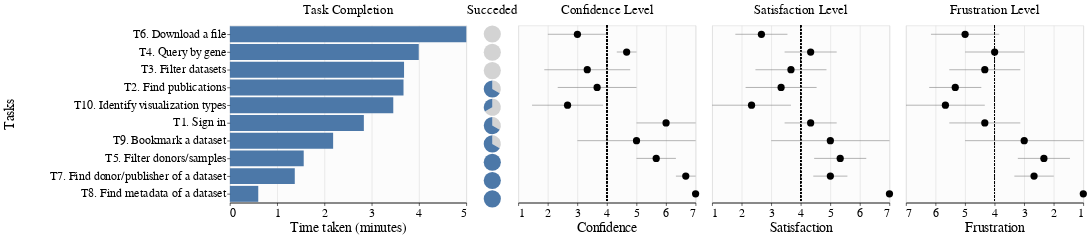

Notebook source saved alongside this figure:
### Code cell
plot = alt.hconcat(plot_result, pie, plot_likert, spacing=0).resolve_scale(y='shared').properties(
    # title={
    #     'text': 'User Testing Results of HuBMAP Data Portal',
    #     'subtitle': 'Data as of Jul 24, 2024',
    #     "dy": -10,
    #     'fontSize': 30
    # },
)
# plot.save(f'../data/{TIME_STAMP_FOLDER_NAME}/figures/manual-test-results.png', scale_factor=8)

"""
Save for the manuscript figures and website plots
"""
NAME = 'manual-test-results'
plot.save(f'../data/{TIME_STAMP_FOLDER_NAME}/figures/{NAME}.png', scale_factor=8)
plot.save(f'../data/{TIME_STAMP_FOLDER_NAME}/website/{NAME}.json')

plot

### Figure 1 — Vega-Lite specification as saved in the notebook (floating-point values rounded to 4 significant figures)
{"config": {"title": {"dy": 1, "fontSize": 22, "fontWeight": 400, "align": "center", "anchor": "middle", "subtitleColor": "grey", "subtitleFontSize": 22}, "view": {"fill": "#FCFCFC"}, "header": {"titleFontSize": 23, "labelFontSize": 23, "labelFontWeight": 400}, "axis": {"titleFontSize": 23, "titleFontWeight": 400, "labelFontSize": 20, "labelFontWeight": 400, "labelLimit": 1000, "domainWidth": 1.5, "domainColor": "black", "tickColor": "black", "domain": false}, "axisX": {"domain": true}, "legend": {"titleFontSize": 23, "titleFontWeight": 400, "labelFontSize": 23, "labelLimit": 1000, "strokeColor": "#F4F6F7", "padding": 15}}, "hconcat": [{"data": {"name": "data-55f9fbfce6b206ab2add17373c3725c8"}, "mark": {"type": "bar"}, "encoding": {"x": {"aggregate": "mean", "axis": {"format": ".0f", "tickCount": 5}, "field": "MINUTES", "scale": {"domain": [0, 5], "clamp": true}, "title": "Time taken (minutes)", "type": "quantitative"}, "y": {"axis": {"titleX": -360, "zindex": 1}, "field": "TASK", "sort": ["T6. Download a file", "T4. Query by gene", "T3. Filter datasets", "T2. Find publications", "T10. Identify visualization types", "T1. Sign in", "T9. Bookmark a dataset", "T5. Filter donors/samples", "T7. Find donor/publisher of a dataset", "T8. Find metadata of a dataset"], "title": "Tasks", "type": "nominal"}}, "height": 300, "title": {"text": "Task Completion", "dy": -10}, "width": 400}, {"data": {"name": "data-33473215443d6ddf6e9b5286d3e3fdb6"}, "mark": {"type": "arc"}, "encoding": {"color": {"field": "SUCCESS", "legend": null, "scale": {"domain": ["Succeeded in 5 mins", "Failed in 5 mins"], "range": ["#4C78A8", "lightgrey"]}, "title": "Task completion", "type": "nominal"}, "row": {"field": "TASK", "header": null, "sort": ["T6. Download a file", "T4. Query by gene", "T3. Filter datasets", "T2. Find publications", "T10. Identify visualization types", "T1. Sign in", "T9. Bookmark a dataset", "T5. Filter donors/samples", "T7. Find donor/publisher of a dataset", "T8. Find metadata of a dataset"], "spacing": 2, "title": "Tasks", "type": "nominal"}, "theta": {"field": "IS_SUCCESS", "stack": true, "title": "", "type": "quantitative"}}, "height": 29, "title": {"text": "Succeded", "dy": -10}, "width": 40}, {"hconcat": [{"layer": [{"mark": {"type": "rule", "color": "black", "strokeDash": [3, 3]}, "encoding": {"x": {"field": "baseline", "scale": {"domain": [1, 7]}, "type": "quantitative"}}}, {"mark": {"type": "errorbar"}, "encoding": {"color": {"value": "grey"}, "x": {"field": "CONFIDENCE", "scale": {"zero": false}, "title": ["Confidence"], "type": "quantitative"}, "y": {"axis": null, "field": "TASK", "sort": ["T6. Download a file", "T4. Query by gene", "T3. Filter datasets", "T2. Find publications", "T10. Identify visualization types", "T1. Sign in", "T9. Bookmark a dataset", "T5. Filter donors/samples", "T7. Find donor/publisher of a dataset", "T8. Find metadata of a dataset"], "title": "Tasks", "type": "nominal"}}, "title": {"text": "Confidence Level", "dy": -10}}, {"mark": {"type": "point", "color": "black", "filled": true, "opacity": 1, "size": 150}, "encoding": {"x": {"aggregate": "mean", "axis": {"tickCount": 5}, "field": "CONFIDENCE", "scale": {"domain": [1, 7]}, "title": ["Confidence"], "type": "quantitative"}, "y": {"axis": null, "field": "TASK", "sort": ["T6. Download a file", "T4. Query by gene", "T3. Filter datasets", "T2. Find publications", "T10. Identify visualization types", "T1. Sign in", "T9. Bookmark a dataset", "T5. Filter donors/samples", "T7. Find donor/publisher of a dataset", "T8. Find metadata of a dataset"], "title": "Tasks", "type": "nominal"}}, "title": {"text": "Confidence Level", "dy": -10}}], "height": 300, "width": 300}, {"layer": [{"mark": {"type": "rule", "color": "black", "strokeDash": [3, 3]}, "encoding": {"x": {"field": "baseline", "scale": {"domain": [1, 7]}, "type": "quantitative"}}}, {"mark": {"type": "errorbar"}, "encoding": {"color": {"value": "grey"}, "x": {"field": "SATISFACTION", "scale": {"zero": false}, "title": ["Satisfaction"], "type": "quantitative"}, "y": {"axis": null, "field": "TASK", "sort": ["T6. Download a file", "T4. Query by gene", "T3. Filter datasets", "T2. Find publications", "T10. Identify visualization types", "T1. Sign in", "T9. Bookmark a dataset", "T5. Filter donors/samples", "T7. Find donor/publisher of a dataset", "T8. Find metadata of a dataset"], "title": "Tasks", "type": "nominal"}}, "title": {"text": "Satisfaction Level", "dy": -10}}, {"mark": {"type": "point", "color": "black", "filled": true, "opacity": 1, "size": 150}, "encoding": {"x": {"aggregate": "mean", "axis": {"tickCount": 5}, "field": "SATISFACTION", "scale": {"domain": [1, 7]}, "title": ["Satisfaction"], "type": "quantitative"}, "y": {"axis": null, "field": "TASK", "sort": ["T6. Download a file", "T4. Query by gene", "T3. Filter datasets", "T2. Find publications", "T10. Identify visualization types", "T1. Sign in", "T9. Bookmark a dataset", "T5. Filter donors/samples", "T7. Find donor/publisher of a dataset", "T8. Find metadata of a dataset"], "title": "Tasks", "type": "nominal"}}, "title": {"text": "Satisfaction Level", "dy": -10}}], "height": 300, "width": 300}, {"layer": [{"mark": {"type": "rule", "color": "black", "strokeDash": [3, 3]}, "encoding": {"x": {"field": "baseline", "scale": {"domain": [7, 1]}, "type": "quantitative"}}}, {"mark": {"type": "errorbar"}, "encoding": {"color": {"value": "grey"}, "x": {"field": "FRUSTRATION", "scale": {"zero": false}, "title": ["Frustration"], "type": "quantitative"}, "y": {"axis": null, "field": "TASK", "sort": ["T6. Download a file", "T4. Query by gene", "T3. Filter datasets", "T2. Find publications", "T10. Identify visualization types", "T1. Sign in", "T9. Bookmark a dataset", "T5. Filter donors/samples", "T7. Find donor/publisher of a dataset", "T8. Find metadata of a dataset"], "title": "Tasks", "type": "nominal"}}, "title": {"text": "Frustration Level", "dy": -10}}, {"mark": {"type": "point", "color": "black", "filled": true, "opacity": 1, "size": 150}, "encoding": {"x": {"aggregate": "mean", "axis": {"tickCount": 5}, "field": "FRUSTRATION", "scale": {"domain": [7, 1]}, "title": ["Frustration"], "type": "quantitative"}, "y": {"axis": null, "field": "TASK", "sort": ["T6. Download a file", "T4. Query by gene", "T3. Filter datasets", "T2. Find publications", "T10. Identify visualization types", "T1. Sign in", "T9. Bookmark a dataset", "T5. Filter donors/samples", "T7. Find donor/publisher of a dataset", "T8. Find metadata of a dataset"], "title": "Tasks", "type": "nominal"}}, "title": {"text": "Frustration Level", "dy": -10}}], "height": 300, "width": 300}], "data": {"name": "data-55f9fbfce6b206ab2add17373c3725c8"}, "resolve": {"scale": {"y": "shared"}}}], "resolve": {"scale": {"y": "shared"}}, "spacing": 0, "$schema": "https://vega.github.io/schema/vega-lite/v5.17.0.json", "datasets": {"data-55f9fbfce6b206ab2add17373c3725c8": [{"DATA_PORTAL": "HuBMAP", "TASK_ID": 1, "TASK_SHORT_DESC": "Sign in", "TASK_LONG_DESC": "Sign in to the HuBMAP data portal", "SUCCESS": "Failed in 5 mins", "SECONDS": 300, "CONFIDENCE": 4, "SATISFACTION": 4, "FRUSTRATION": 5, "TASK": "T1. Sign in", "MINUTES": 5.0, "IS_SUCCESS": "Fail", "baseline": 4}, {"DATA_PORTAL": "HuBMAP", "TASK_ID": 2, "TASK_SHORT_DESC": "Find publications", "TASK_LONG_DESC": "Find a list of publications that used HuBMAP data. How many peer-reviewed papers are there?", "SUCCESS": "Succeeded in 5 mins", "SECONDS": 106, "CONFIDENCE": 5, "SATISFACTION": 5, "FRUSTRATION": 4, "TASK": "T2. Find publications", "MINUTES": 1.767, "IS_SUCCESS": "Success", "baseline": 4}, {"DATA_PORTAL": "HuBMAP", "TASK_ID": 3, "TASK_SHORT_DESC": "Filter datasets", "TASK_LONG_DESC": "Find kidney datasets for donors over the age of 65", "SUCCESS": "Failed in 5 mins", "SECONDS": 300, "CONFIDENCE": 3, "SATISFACTION": 3, "FRUSTRATION": 5, "TASK": "T3. Filter datasets", "MINUTES": 5.0, "IS_SUCCESS": "Fail", "baseline": 4}, {"DATA_PORTAL": "HuBMAP", "TASK_ID": 4, "TASK_SHORT_DESC": "Query by gene", "TASK_LONG_DESC": "Query data for a gene name CTPS1. Use parameters of Gene Expression (RNA), Minimum Expression Level of 10, and Minimum Cell Percentage of 2. What is the HuBMAP ID of the first data appearing in the result?", "SUCCESS": "Failed in 5 mins", "SECONDS": 300, "CONFIDENCE": 4, "SATISFACTION": 4, "FRUSTRATION": 5, "TASK": "T4. Query by gene", "MINUTES": 5.0, "IS_SUCCESS": "Fail", "baseline": 4}, {"DATA_PORTAL": "HuBMAP", "TASK_ID": 5, "TASK_SHORT_DESC": "Filter donors/samples", "TASK_LONG_DESC": "Find male donors that are between 35-65 years with a BMI (Body Mass Index) above 18", "SUCCESS": "Succeeded in 5 mins", "SECONDS": 74, "CONFIDENCE": 5, "SATISFACTION": 5, "FRUSTRATION": 2, "TASK": "T5. Filter donors/samples", "MINUTES": 1.233, "IS_SUCCESS": "Success", "baseline": 4}, {"DATA_PORTAL": "HuBMAP", "TASK_ID": 6, "TASK_SHORT_DESC": "Download a file", "TASK_LONG_DESC": "For a given dataset, download a file for a dataset", "SUCCESS": "Failed in 5 mins", "SECONDS": 300, "CONFIDENCE": 4, "SATISFACTION": 4, "FRUSTRATION": 3, "TASK": "T6. Download a file", "MINUTES": 5.0, "IS_SUCCESS": "Fail", "baseline": 4}, {"DATA_PORTAL": "HuBMAP", "TASK_ID": 7, "TASK_SHORT_DESC": "Find donor/publisher of a dataset", "TASK_LONG_DESC": "For a given dataset, go to a donor page to find donor metadata", "SUCCESS": "Succeeded in 5 mins", "SECONDS": 131, "CONFIDENCE": 6, "SATISFACTION": 5, "FRUSTRATION": 2, "TASK": "T7. Find donor/publisher of a dataset", "MINUTES": 2.183, "IS_SUCCESS": "Success", "baseline": 4}, {"DATA_PORTAL": "HuBMAP", "TASK_ID": 8, "TASK_SHORT_DESC": "Find metadata of a dataset", "TASK_LONG_DESC": "For a given dataset, find contributors of the dataset", "SUCCESS": "Succeeded in 5 mins", "SECONDS": 20, "CONFIDENCE": 7, "SATISFACTION": 7, "FRUSTRATION": 1, "TASK": "T8. Find metadata of a dataset", "MINUTES": 0.3333, "IS_SUCCESS": "Success", "baseline": 4}, {"DATA_PORTAL": "HuBMAP", "TASK_ID": 9, "TASK_SHORT_DESC": "Bookmark a dataset", "TASK_LONG_DESC": "For a given dataset, save or bookmark the data on the page and see that in the account.", "SUCCESS": "Succeeded in 5 mins", "SECONDS": 64, "CONFIDENCE": 7, "SATISFACTION": 7, "FRUSTRATION": 1, "TASK": "T9. Bookmark a dataset", "MINUTES": 1.067, "IS_SUCCESS": "Success", "baseline": 4}, {"DATA_PORTAL": "HuBMAP", "TASK_ID": 10, "TASK_SHORT_DESC": "Identify visualization types", "TASK_LONG_DESC": "Find a visualization in a dataset page. Identify what kinds of visualization there are.", "SUCCESS": "Succeeded in 5 mins", "SECONDS": 22, "CONFIDENCE": 5, "SATISFACTION": 5, "FRUSTRATION": 3, "TASK": "T10. Identify visualization types", "MINUTES": 0.3667, "IS_SUCCESS": "Success", "baseline": 4}, {"DATA_PORTAL": "ENCODE", "TASK_ID": 1, "TASK_SHORT_DESC": "Sign in", "TASK_LONG_DESC": "Sign in to the data portal", "SUCCESS": "Succeeded in 5 mins", "SECONDS": 152, "CONFIDENCE": 7, "SATISFACTION": 3, "FRUSTRATION": 6, "TASK": "T1. Sign in", "MINUTES": 2.533, "IS_SUCCESS": "Success", "baseline": 4}, {"DATA_PORTAL": "ENCODE", "TASK_ID": 2, "TASK_SHORT_DESC": "Find publications", "TASK_LONG_DESC": "Find a list of publications of the ENCODE project. Can you find the title of the first publication?", "SUCCESS": "Succeeded in 5 mins", "SECONDS": 255, "CONFIDENCE": 5, "SATISFACTION": 4, "FRUSTRATION": 5, "TASK": "T2. Find publications", "MINUTES": 4.25, "IS_SUCCESS": "Success", "baseline": 4}, {"DATA_PORTAL": "ENCODE", "TASK_ID": 3, "TASK_SHORT_DESC": "Filter datasets", "TASK_LONG_DESC": "Find kidney datasets for donors who are male", "SUCCESS": "Failed in 5 mins", "SECONDS": 300, "CONFIDENCE": 1, "SATISFACTION": 2, "FRUSTRATION": 6, "TASK": "T3. Filter datasets", "MINUTES": 5.0, "IS_SUCCESS": "Fail", "baseline": 4}, {"DATA_PORTAL": "ENCODE", "TASK_ID": 4, "TASK_SHORT_DESC": "Query by gene", "TASK_LONG_DESC": "Search by region (gene name: CTCF) for mouse genomes (Mus Musculus). ", "SUCCESS": "Failed in 5 mins", "SECONDS": 300, "CONFIDENCE": 5, "SATISFACTION": 3, "FRUSTRATION": 5, "TASK": "T4. Query by gene", "MINUTES": 5.0, "IS_SUCCESS": "Fail", "baseline": 4}, {"DATA_PORTAL": "ENCODE", "TASK_ID": 5, "TASK_SHORT_DESC": "Filter donors/samples", "TASK_LONG_DESC": "Find a page for single cell experiments, and find kidney datasets. How many datasets are there?", "SUCCESS": "Succeeded in 5 mins", "SECONDS": 167, "CONFIDENCE": 5, "SATISFACTION": 4, "FRUSTRATION": 4, "TASK": "T5. Filter donors/samples", "MINUTES": 2.783, "IS_SUCCESS": "Success", "baseline": 4}, {"DATA_PORTAL": "ENCODE", "TASK_ID": 6, "TASK_SHORT_DESC": "Download a file", "TASK_LONG_DESC": "For a given dataset, download a file with a file extension of BEDPE.", "SUCCESS": "Failed in 5 mins", "SECONDS": 300, "CONFIDENCE": 4, "SATISFACTION": 3, "FRUSTRATION": 5, "TASK": "T6. Download a file", "MINUTES": 5.0, "IS_SUCCESS": "Fail", "baseline": 4}, {"DATA_PORTAL": "ENCODE", "TASK_ID": 7, "TASK_SHORT_DESC": "Find donor/publisher of a dataset", "TASK_LONG_DESC": "For a given dataset, go to an award page to find award metadata. Can you identify who is the primary investigator?", "SUCCESS": "Succeeded in 5 mins", "SECONDS": 46, "CONFIDENCE": 7, "SATISFACTION": 6, "FRUSTRATION": 2, "TASK": "T7. Find donor/publisher of a dataset", "MINUTES": 0.7667, "IS_SUCCESS": "Success", "baseline": 4}, {"DATA_PORTAL": "ENCODE", "TASK_ID": 8, "TASK_SHORT_DESC": "Find metadata of a dataset", "TASK_LONG_DESC": "For a given dataset, find the Biosample Type of the dataset", "SUCCESS": "Succeeded in 5 mins", "SECONDS": 31, "CONFIDENCE": 7, "SATISFACTION": 7, "FRUSTRATION": 1, "TASK": "T8. Find metadata of a dataset", "MINUTES": 0.5167, "IS_SUCCESS": "Success", "baseline": 4}, {"DATA_PORTAL": "ENCODE", "TASK_ID": 9, "TASK_SHORT_DESC": "Bookmark a dataset", "TASK_LONG_DESC": "For a given dataset, add the dataset to your cart", "SUCCESS": "Succeeded in 5 mins", "SECONDS": 29, "CONFIDENCE": 7, "SATISFACTION": 7, "FRUSTRATION": 1, "TASK": "T9. Bookmark a dataset", "MINUTES": 0.4833, "IS_SUCCESS": "Success", "baseline": 4}, {"DATA_PORTAL": "ENCODE", "TASK_ID": 10, "TASK_SHORT_DESC": "Identify visualization types", "TASK_LONG_DESC": "Find a visualization on a summary page. Identify what kinds of visualization there are.", "SUCCESS": "Failed in 5 mins", "SECONDS": 300, "CONFIDENCE": 2, "SATISFACTION": 1, "FRUSTRATION": 7, "TASK": "T10. Identify visualization types", "MINUTES": 5.0, "IS_SUCCESS": "Fail", "baseline": 4}, {"DATA_PORTAL": "cBioPortal", "TASK_ID": 1, "TASK_SHORT_DESC": "Sign in", "TASK_LONG_DESC": "Sign in to the data portal", "SUCCESS": "Succeeded in 5 mins", "SECONDS": 58, "CONFIDENCE": 7, "SATISFACTION": 6, "FRUSTRATION": 2, "TASK": "T1. Sign in", "MINUTES": 0.9667, "IS_SUCCESS": "Success", "baseline": 4}, {"DATA_PORTAL": "cBioPortal", "TASK_ID": 2, "TASK_SHORT_DESC": "Find publications", "TASK_LONG_DESC": "Find a list of publications of the cBioPortal project. Can you find the title of the first publication?", "SUCCESS": "Failed in 5 mins", "SECONDS": 300, "CONFIDENCE": 1, "SATISFACTION": 1, "FRUSTRATION": 7, "TASK": "T2. Find publications", "MINUTES": 5.0, "IS_SUCCESS": "Fail", "baseline": 4}, {"DATA_PORTAL": "cBioPortal", "TASK_ID": 3, "TASK_SHORT_DESC": "Filter datasets", "TASK_LONG_DESC": "Filter datasets (here, studies) that are related to Kidney.", "SUCCESS": "Failed in 5 mins", "SECONDS": 63, "CONFIDENCE": 6, "SATISFACTION": 6, "FRUSTRATION": 2, "TASK": "T3. Filter datasets", "MINUTES": 1.05, "IS_SUCCESS": "Fail", "baseline": 4}, {"DATA_PORTAL": "cBioPortal", "TASK_ID": 4, "TASK_SHORT_DESC": "Query by gene", "TASK_LONG_DESC": "Can you search datasets by gene (gene name: CTCF)?", "SUCCESS": "Failed in 5 mins", "SECONDS": 119, "CONFIDENCE": 5, "SATISFACTION": 6, "FRUSTRATION": 2, "TASK": "T4. Query by gene", "MINUTES": 1.983, "IS_SUCCESS": "Fail", "baseline": 4}, {"DATA_PORTAL": "cBioPortal", "TASK_ID": 5, "TASK_SHORT_DESC": "Filter donors/samples", "TASK_LONG_DESC": "Can you filter datasets by data type? Select datasets with “Mutations” data type.", "SUCCESS": "Succeeded in 5 mins", "SECONDS": 40, "CONFIDENCE": 7, "SATISFACTION": 7, "FRUSTRATION": 1, "TASK": "T5. Filter donors/samples", "MINUTES": 0.6667, "IS_SUCCESS": "Success", "baseline": 4}, {"DATA_PORTAL": "cBioPortal", "TASK_ID": 6, "TASK_SHORT_DESC": "Download a file", "TASK_LONG_DESC": "For a given study, download a file.", "SUCCESS": "Failed in 5 mins", "SECONDS": 300, "CONFIDENCE": 1, "SATISFACTION": 1, "FRUSTRATION": 7, "TASK": "T6. Download a file", "MINUTES": 5.0, "IS_SUCCESS": "Fail", "baseline": 4}, {"DATA_PORTAL": "cBioPortal", "TASK_ID": 7, "TASK_SHORT_DESC": "Find donor/publisher of a dataset", "TASK_LONG_DESC": "For a given dataset, find the gender of the donor. You may go to another page for this task.", "SUCCESS": "Succeeded in 5 mins", "SECONDS": 70, "CONFIDENCE": 7, "SATISFACTION": 4, "FRUSTRATION": 4, "TASK": "T7. Find donor/publisher of a dataset", "MINUTES": 1.167, "IS_SUCCESS": "Success", "baseline": 4}, {"DATA_PORTAL": "cBioPortal", "TASK_ID": 8, "TASK_SHORT_DESC": "Find metadata of a dataset", "TASK_LONG_DESC": "For a given dataset, find the assay type of the dataset.", "SUCCESS": "Succeeded in 5 mins", "SECONDS": 57, "CONFIDENCE": 7, "SATISFACTION": 7, "FRUSTRATION": 1, "TASK": "T8. Find metadata of a dataset", "MINUTES": 0.95, "IS_SUCCESS": "Success", "baseline": 4}, {"DATA_PORTAL": "cBioPortal", "TASK_ID": 9, "TASK_SHORT_DESC": "Bookmark a dataset", "TASK_LONG_DESC": "For a given dataset, add the dataset to your bookmark.", "SUCCESS": "Failed in 5 mins", "SECONDS": 300, "CONFIDENCE": 1, "SATISFACTION": 1, "FRUSTRATION": 7, "TASK": "T9. Bookmark a dataset", "MINUTES": 5.0, "IS_SUCCESS": "Fail", "baseline": 4}, {"DATA_PORTAL": "cBioPortal", "TASK_ID": 10, "TASK_SHORT_DESC": "Identify visualization types", "TASK_LONG_DESC": "Find visualizations on the Summary page. Identify what kinds of visualization there are.", "SUCCESS": "Failed in 5 mins", "SECONDS": 300, "CONFIDENCE": 1, "SATISFACTION": 1, "FRUSTRATION": 7, "TASK": "T10. Identify visualization types", "MINUTES": 5.0, "IS_SUCCESS": "Fail", "baseline": 4}], "data-33473215443d6ddf6e9b5286d3e3fdb6": [{"TASK": "T1. Sign in", "SUCCESS": "Failed in 5 mins", "IS_SUCCESS": 0.3333}, {"TASK": "T1. Sign in", "SUCCESS": "Succeeded in 5 mins", "IS_SUCCESS": 0.6667}, {"TASK": "T10. Identify visualization types", "SUCCESS": "Failed in 5 mins", "IS_SUCCESS": 0.6667}, {"TASK": "T10. Identify visualization types", "SUCCESS": "Succeeded in 5 mins", "IS_SUCCESS": 0.3333}, {"TASK": "T2. Find publications", "SUCCESS": "Failed in 5 mins", "IS_SUCCESS": 0.3333}, {"TASK": "T2. Find publications", "SUCCESS": "Succeeded in 5 mins", "IS_SUCCESS": 0.6667}, {"TASK": "T3. Filter datasets", "SUCCESS": "Failed in 5 mins", "IS_SUCCESS": 1.0}, {"TASK": "T4. Query by gene", "SUCCESS": "Failed in 5 mins", "IS_SUCCESS": 1.0}, {"TASK": "T5. Filter donors/samples", "SUCCESS": "Succeeded in 5 mins", "IS_SUCCESS": 1.0}, {"TASK": "T6. Download a file", "SUCCESS": "Failed in 5 mins", "IS_SUCCESS": 1.0}, {"TASK": "T7. Find donor/publisher of a dataset", "SUCCESS": "Succeeded in 5 mins", "IS_SUCCESS": 1.0}, {"TASK": "T8. Find metadata of a dataset", "SUCCESS": "Succeeded in 5 mins", "IS_SUCCESS": 1.0}, {"TASK": "T9. Bookmark a dataset", "SUCCESS": "Failed in 5 mins", "IS_SUCCESS": 0.3333}, {"TASK": "T9. Bookmark a dataset", "SUCCESS": "Succeeded in 5 mins", "IS_SUCCESS": 0.6667}]}}
